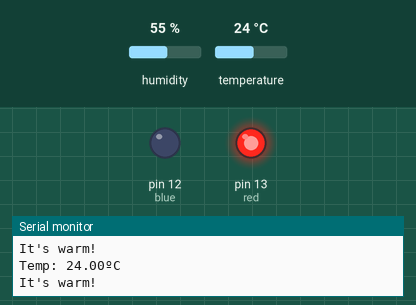
Simulated run of this sketch. Board: Arduino Uno, built with avr-gcc and run on an emulated ATmega328P. Shown: output pins drawn as LEDs (lit = HIGH), the last lines printed to the serial monitor. The test bench sets the inputs (shaded band); at power-on: temperature 24 °C, humidity 55 %.

Above: at 2.8 s.
2.9 s: temperature set to 22.6 °C
5.6 s: temperature set to 21.5 °C
At 6.9 s:
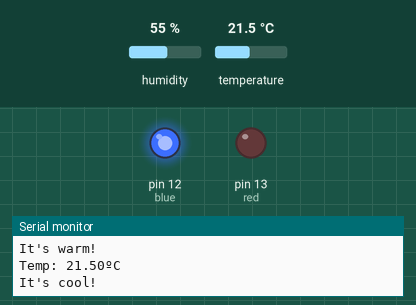
8.3 s: temperature set to 28 °C
At 10.5 s:
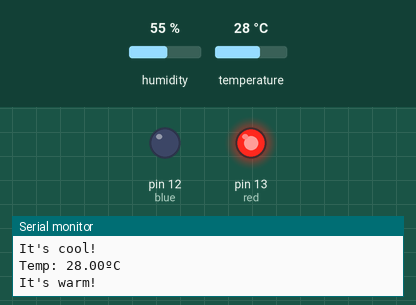
11.5 s: temperature set to 12 °C
At 13.4 s:
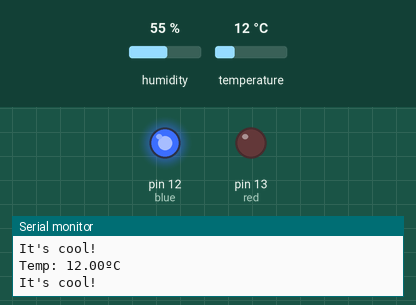
Timing chart, 0 to 14.9 s (numbered marks = the images above; inputs shaded):
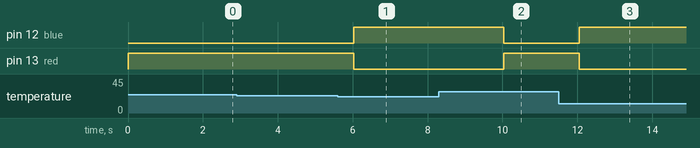

Measured:
- the behaviour switches between 22.1 and 22 °C on temperature (found by bisection; images 0 and 1)
- after the input at 5.6 s, pin 12 (blue): LOW → HIGH after 0.43 s; pin 13 (red): HIGH → LOW after 0.43 s
- after the input at 8.3 s, pin 12 (blue): HIGH → LOW after 1.7 s; pin 13 (red): LOW → HIGH after 1.7 s
- after the input at 11.5 s, pin 12 (blue): LOW → HIGH after 0.55 s; pin 13 (red): HIGH → LOW after 0.55 s

The sketch:

love_o_meter.ino
```cpp
#include <DHT.h>
#include <DHT_U.h>

#include <Adafruit_Sensor.h>

#define DHTPIN 2
#define DHTTYPE DHT22

DHT dht(DHTPIN, DHTTYPE);

int red = 13;
int blue = 12;

void setup() {
  // put your setup code here, to run once:
  Serial.begin(9600);
  Serial.println("DHT22 Test!");

  pinMode(red, OUTPUT);
  pinMode(blue, OUTPUT);

  dht.begin();

}

void loop() {
  // put your main code here, to run repeatedly:
  float temp = dht.readTemperature();

  if (isnan(temp)) {
    Serial.println("Failed to read from the DHT sensor.");
    return;
  }
  Serial.println();
  Serial.print("Temp: ");
  Serial.print(temp);
  Serial.println("ºC");

  if (temp > 22) {
    Serial.println("It's warm!");
    digitalWrite(red, HIGH);
    digitalWrite(blue, LOW);
  } else {
    Serial.println("It's cool!");
    digitalWrite(blue, HIGH);
    digitalWrite(red, LOW);
  }

  delay(1000);

}
```
